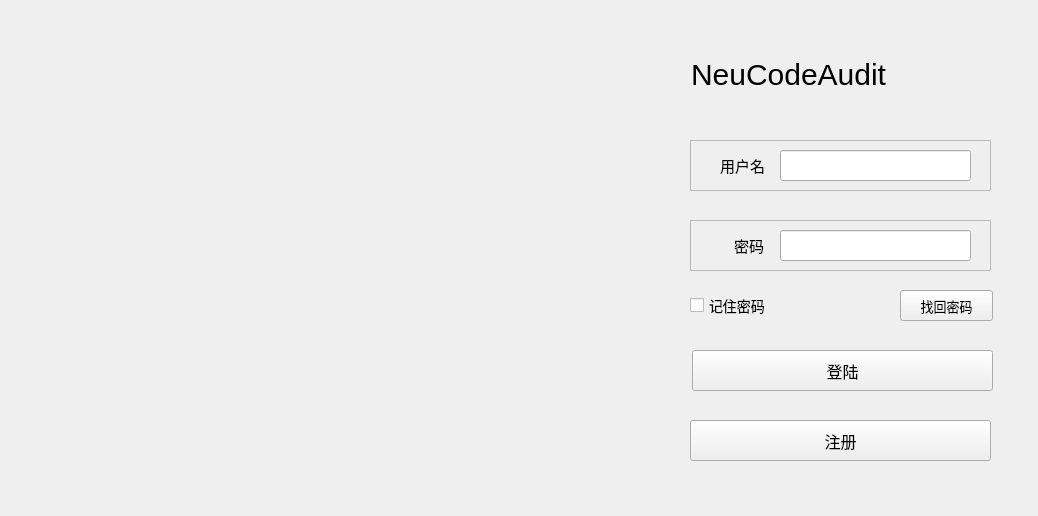
<?xml version="1.0" encoding="UTF-8"?>
<ui version="4.0">
 <class>Login</class>
 <widget class="QWidget" name="Login">
  <property name="geometry">
   <rect>
    <x>0</x>
    <y>0</y>
    <width>1038</width>
    <height>516</height>
   </rect>
  </property>
  <property name="windowTitle">
   <string>Form</string>
  </property>
  <property name="styleSheet">
   <string notr="true"/>
  </property>
  <widget class="QPushButton" name="LoginButton">
   <property name="geometry">
    <rect>
     <x>692</x>
     <y>350</y>
     <width>301</width>
     <height>41</height>
    </rect>
   </property>
   <property name="styleSheet">
    <string notr="true">QPushButton {
    font-size: 16px;
}</string>
   </property>
   <property name="text">
    <string>登陆</string>
   </property>
  </widget>
  <widget class="QLabel" name="label">
   <property name="geometry">
    <rect>
     <x>691</x>
     <y>54</y>
     <width>291</width>
     <height>41</height>
    </rect>
   </property>
   <property name="styleSheet">
    <string notr="true">QLabel {
    font-size: 30px; 
	qproperty-alignment: AlignCenter;
}
</string>
   </property>
   <property name="text">
    <string>NeuCodeAudit</string>
   </property>
  </widget>
  <widget class="QFrame" name="frame">
   <property name="geometry">
    <rect>
     <x>690</x>
     <y>140</y>
     <width>301</width>
     <height>51</height>
    </rect>
   </property>
   <property name="frameShape">
    <enum>QFrame::StyledPanel</enum>
   </property>
   <property name="frameShadow">
    <enum>QFrame::Raised</enum>
   </property>
   <widget class="QLineEdit" name="UserNameEdit">
    <property name="geometry">
     <rect>
      <x>90</x>
      <y>10</y>
      <width>191</width>
      <height>31</height>
     </rect>
    </property>
    <property name="styleSheet">
     <string notr="true">QLineEdit{
	font-size: 15px; 
}</string>
    </property>
   </widget>
   <widget class="QLabel" name="label_2">
    <property name="geometry">
     <rect>
      <x>30</x>
      <y>0</y>
      <width>61</width>
      <height>51</height>
     </rect>
    </property>
    <property name="styleSheet">
     <string notr="true">QLabel {
    font-size: 15px; 
	qproperty-alignment: AlignCenter;

}</string>
    </property>
    <property name="text">
     <string>用户名</string>
    </property>
   </widget>
   <widget class="QLabel" name="picLable1">
    <property name="geometry">
     <rect>
      <x>10</x>
      <y>10</y>
      <width>31</width>
      <height>31</height>
     </rect>
    </property>
    <property name="text">
     <string/>
    </property>
   </widget>
  </widget>
  <widget class="QFrame" name="frame_2">
   <property name="geometry">
    <rect>
     <x>690</x>
     <y>220</y>
     <width>301</width>
     <height>51</height>
    </rect>
   </property>
   <property name="frameShape">
    <enum>QFrame::StyledPanel</enum>
   </property>
   <property name="frameShadow">
    <enum>QFrame::Raised</enum>
   </property>
   <widget class="QLineEdit" name="PassWordEdit">
    <property name="geometry">
     <rect>
      <x>90</x>
      <y>10</y>
      <width>191</width>
      <height>31</height>
     </rect>
    </property>
   </widget>
   <widget class="QLabel" name="label_3">
    <property name="geometry">
     <rect>
      <x>40</x>
      <y>10</y>
      <width>51</width>
      <height>31</height>
     </rect>
    </property>
    <property name="styleSheet">
     <string notr="true">QLabel {
    font-size: 15px; 
}</string>
    </property>
    <property name="text">
     <string> 密码</string>
    </property>
   </widget>
   <widget class="QLabel" name="picLable2">
    <property name="geometry">
     <rect>
      <x>10</x>
      <y>10</y>
      <width>31</width>
      <height>31</height>
     </rect>
    </property>
    <property name="text">
     <string/>
    </property>
   </widget>
  </widget>
  <widget class="QPushButton" name="RegisterButton">
   <property name="geometry">
    <rect>
     <x>690</x>
     <y>420</y>
     <width>301</width>
     <height>41</height>
    </rect>
   </property>
   <property name="styleSheet">
    <string notr="true">QPushButton {
    font-size: 16px;
}</string>
   </property>
   <property name="text">
    <string>注册</string>
   </property>
  </widget>
  <widget class="QCheckBox" name="RememberPwcheckBox">
   <property name="geometry">
    <rect>
     <x>690</x>
     <y>290</y>
     <width>101</width>
     <height>31</height>
    </rect>
   </property>
   <property name="styleSheet">
    <string notr="true">QCheckBox{
    font-size: 14px; 
}</string>
   </property>
   <property name="text">
    <string>记住密码</string>
   </property>
  </widget>
  <widget class="QPushButton" name="ForgetPwButton">
   <property name="geometry">
    <rect>
     <x>900</x>
     <y>290</y>
     <width>93</width>
     <height>31</height>
    </rect>
   </property>
   <property name="styleSheet">
    <string notr="true">QPushButton {
    font-size: 13px;
}
</string>
   </property>
   <property name="text">
    <string>找回密码</string>
   </property>
  </widget>
  <widget class="QLabel" name="picLable3">
   <property name="geometry">
    <rect>
     <x>1</x>
     <y>4</y>
     <width>631</width>
     <height>511</height>
    </rect>
   </property>
   <property name="text">
    <string/>
   </property>
  </widget>
 </widget>
 <resources/>
 <connections/>
</ui>
